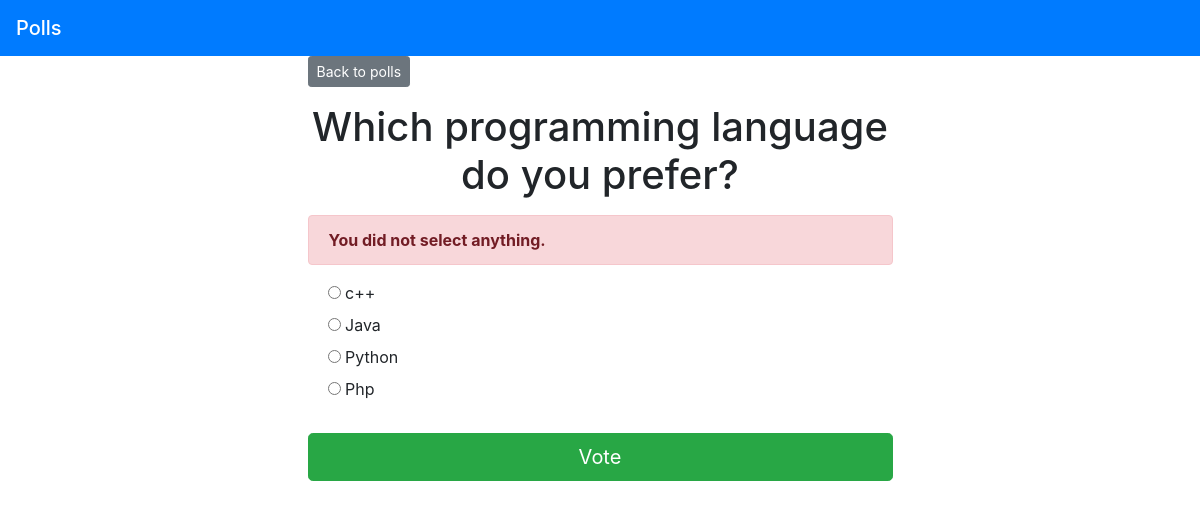
/polls/2/vote/, run on the app's committed database.
### polls/models.py (models this page shows, shortened)
class Questions(models.Model):
    ques_text=models.CharField(max_length=200)
    pub_date=models.DateTimeField('Date published')

class Choice(models.Model):
    question=models.ForeignKey(Questions,on_delete=models.CASCADE)
    choice_text=models.CharField(max_length=200)
    votes=models.IntegerField(default=0)

### polls/views.py (the view)
# urls.py: path('<int:ques_id>/vote/',views.vote,name='vote'),
def vote(request, ques_id):
    question=get_object_or_404(Questions,pk=ques_id)
    try:
        selected_choice = question.choice_set.get(pk=request.POST['choice'])
    except(KeyError,Choice.DoesNotExist):
        return render(request,'polls/detail.html',
        {
            'question':question,
            'error_message':"You did not select anything.",
        })
    else:
        selected_choice.votes+=1
        selected_choice.save()
        return HttpResponseRedirect(reverse('polls:results',args=(question.id,)))

### templates/Polls/detail.html (shortened to what this page needs)
{% extends 'Base.html' %}
{% block content %}
<a class="btn btn-secondary btn-sm mb-3" href="{% url 'polls:index' %}" >
    Back to polls
</a>
<h1 class="text-center mb-3">{{ question.ques_text }}</h1>
{% if error_message %}
    <p class="alert alert-danger">
        <strong>{{  error_message }}</strong>
    </p>
{% endif %}
<form action="{% url 'polls:vote' question.id %}" method="post">
    {% for choice in question.choice_set.all %}
        <div class="form-check">
            <input
                type="radio"
                name="choice"
                class="form-check_input"
                id="choice{{ forloop.counter }}"
                value="{{ choice.id }}"
            />
            <label for="choice{{ forloop.counter }}">{{ choice.choice_text }}</label>
        </div>
    {% endfor %}
    <input type="submit" value="Vote" class="btn btn-success
    btn-lg btn-block mt-4" />
</form>
{% endblock %}

### data on the page
Questions: ques_text "Which programming language do you prefer?"
Choice: choice_text "c++"
Choice: choice_text "Java"
Choice: choice_text "Python"
Choice: choice_text "Php"

### other printed values
{{ error_message }} "You did not select anything."
